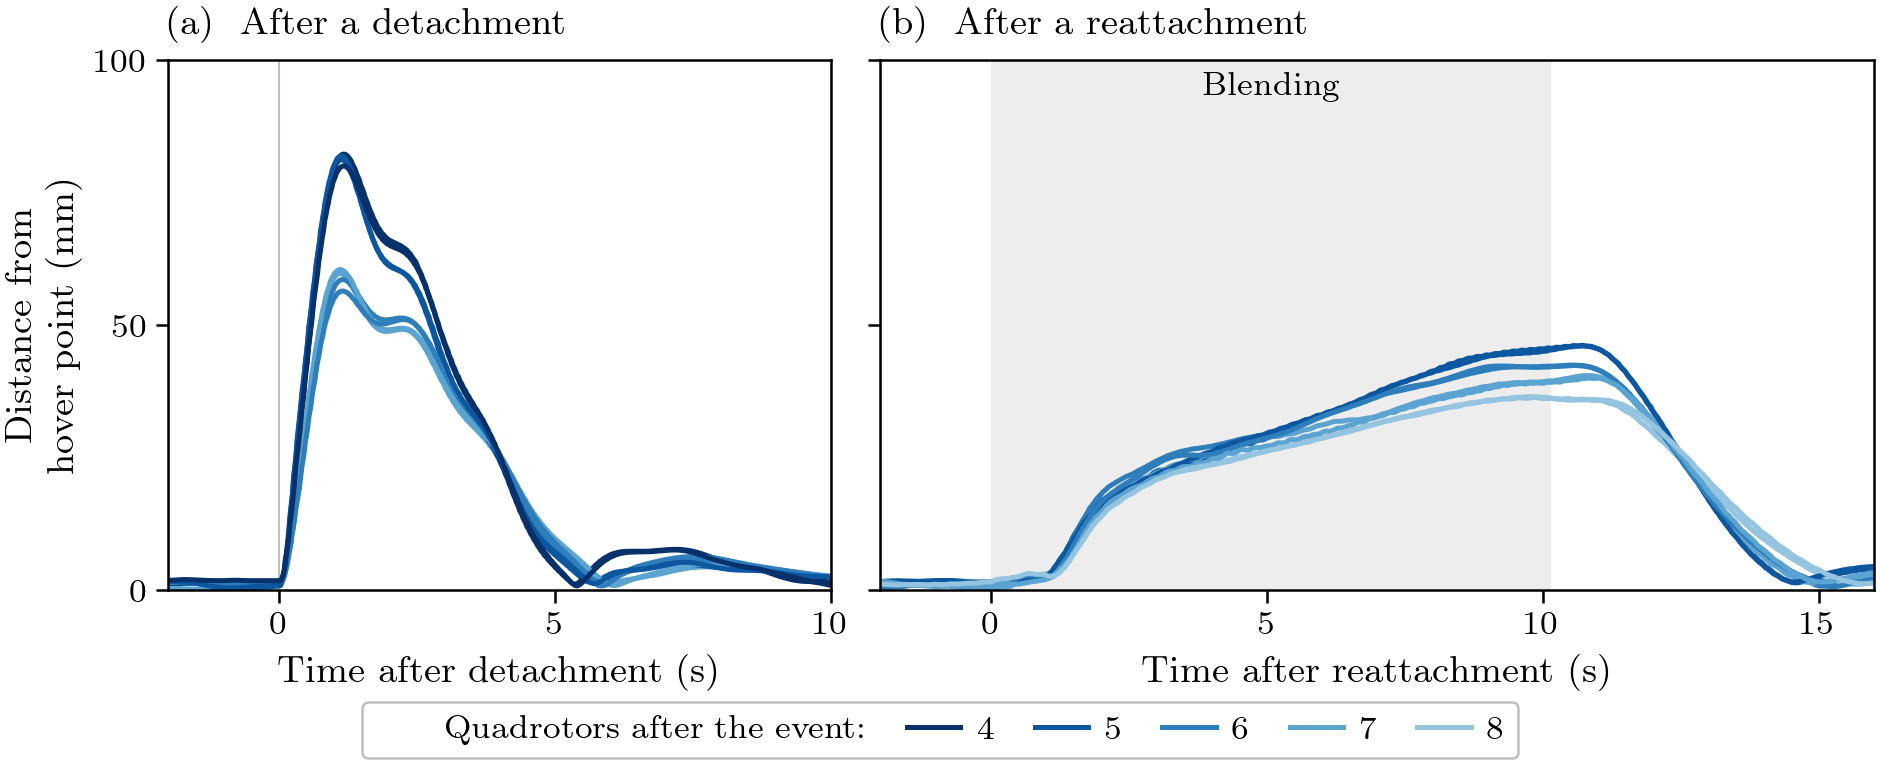

This chart was generated by the following Python code:
#!/usr/bin/env python3
"""5 Nov copy of review_2026-10-30/fig_s8_events.py: the thesis' words in the figure (quadrotors, rejoin, distance from the hover point).

S claim: how far each release and each rejoin moves the ring, at every team size (the chain of fig_s8_chain).

Message: the fewer carriers share the ring, the further one event moves it: a release moves it about 6 cm with eight or
seven carrying and about 8 cm with six or five, a rejoin's fold-in 4.6 cm into five down to 3.7 cm into eight, and the
ring is back within a few millimetres about 5 s after a release and 4 s after a fold-in ends.
Hero: the ring's distance from its hover point (run.csv, as recorded), (a) aligned at each RELEASE, (b) at each
REJOIN_WELD, with the fold-in (REJOIN_WELD to REJOIN_BLEND_OVER, events.csv) shaded. One time scale for both panels.
Shade: the team size after the event (darker = fewer). Both runs of the cell drawn (they overlay within 3 mm).
Left out: the tilt (fig_s8_chain (b); its settled value follows the layout's symmetry, not the team size), the
approach before each weld (the ring does not move), the bars.
Data: R2766, R2767 (s8_chain4back_R50_L100_it5, lab batch 18, week7 63b504f, 5 SQP iterations, ema).
"""
import os
import sys

import numpy as np

sys.path.insert(0, os.path.join(os.path.dirname(os.path.abspath(__file__)), '..', 'review_2026-10-30'))
sys.path.insert(0, os.path.dirname(os.path.abspath(__file__)))     # this folder's fig_s8_chain first
from review30_style import S, TEXT  # noqa: E402
S.HERE = os.path.dirname(os.path.abspath(__file__))     # save beside this 5 Nov copy
from fig_s8_chain import load  # noqa: E402

RUNS = ('R3972', 'R3973')     # 7 Nov: the final chain on the earlier masses (F065/F066)
WIN = {'RELEASE': (-2.0, 10.0), 'REJOIN_WELD': (-2.0, 16.0)}


def shade(n_after):
    """Team size after the event, 4 (dark) to 8 (light), in the figure's blue (range widened: critic 30 Oct)."""
    return S.plt.cm.Blues(1.0 - 0.15 * (n_after - 4))


def traces(r, kind):
    t, err, tn, n = r['t'], 1e3 * r['err'], r['tn'], r['n']
    lo, hi = WIN[kind]
    out = []
    for te in (te for te, name, _ in r['ev'] if name == kind):
        w = (t >= te + lo) & (t <= te + hi)
        after = n[(tn > te + 0.05) & (tn < te + 2.0)]
        # a rejoin's planner grows on the weld's tick: its size after is the first new value logged
        n_after = int(after[after != n[tn < te][-1]][0]) if (after != n[tn < te][-1]).any() else int(n[tn < te][-1])
        out.append((te, n_after, t[w] - te, err[w]))
    return out


def main():
    runs = [load(rid) for rid in RUNS]
    S.setup()
    fig = S.figure('full', 2.55)        # 2.3 in of panels plus the legend below
    spans = [WIN[k][1] - WIN[k][0] for k in WIN]
    gs = fig.add_gridspec(1, 2, width_ratios=spans)
    ax_r = fig.add_subplot(gs[0])
    ax_f = fig.add_subplot(gs[1], sharey=ax_r)

    peaks = {}
    for r in runs:
        for ax, kind in ((ax_r, 'RELEASE'), (ax_f, 'REJOIN_WELD')):
            for te, n_after, tt, e in traces(r, kind):
                ax.plot(tt, e, color=shade(n_after), lw=S.LW_HERO, solid_capstyle='round')
                k = int(np.argmax(e))
                peaks.setdefault((kind, n_after), []).append((float(e[k]), float(tt[k])))
                # back within 5 mm: the first sample after the peak (and, for a fold-in, after the blend) under 5 mm
                after = (np.arange(e.size) > k) & (e < 5.0)
                tb = float(tt[after][0]) if after.any() else float('nan')
                print(f'{kind:12s} n_after {n_after}: peak {e[k]:.1f} mm at {tt[k]:+.2f} s, back under 5 mm at {tb:+.2f} s')
    for (kind, n_after), v in sorted(peaks.items()):
        print(kind, n_after, 'peaks', [round(p, 1) for p, _ in v])

    ax_r.axvline(0, color=S.LIGHT, lw=0.5, zorder=0)
    over = np.mean([te_o - te_w for r in runs for te_w, te_o in
                    zip([te for te, nm, _ in r['ev'] if nm == 'REJOIN_WELD'],
                        [te for te, nm, _ in r['ev'] if nm == 'REJOIN_BLEND_OVER'])])
    ax_f.axvspan(0, over, color=S.FILL, lw=0, zorder=0)
    ax_f.annotate('Blending', xy=(over / 2, 1.0), xycoords=('data', 'axes fraction'), xytext=(0, -3),
                  textcoords='offset points', ha='center', va='top', fontsize=8, color=TEXT)

    # the key, below the panels (Wesley 30 Oct): the shade is the team size after the event
    from matplotlib.lines import Line2D
    sizes = sorted({n for _, n in peaks})
    keys = [Line2D([], [], ls='none')] + [Line2D([], [], color=shade(n), lw=S.LW_HERO) for n in sizes]
    S.ps.legend_below(fig, keys, ['Quadrotors after the event:'] + [str(n) for n in sizes], ncol=len(keys))

    ax_r.set_ylim(0, 100)
    ax_r.set_yticks([0, 50, 100])
    ax_r.set_ylabel('Distance from\nhover point (mm)')
    ax_r.set_xlim(*WIN['RELEASE'])
    ax_r.set_xticks([0, 5, 10])
    ax_r.set_xlabel('Time after detachment (s)')
    ax_f.set_xlim(*WIN['REJOIN_WELD'])
    ax_f.set_xticks([0, 5, 10, 15])
    ax_f.set_xlabel('Time after reattachment (s)')
    ax_f.tick_params(labelleft=False)
    S.panel(ax_r, 'a', 'After a detachment')
    S.panel(ax_f, 'b', 'After a reattachment')
    S.save(fig, 'fig_s8_events')


if __name__ == '__main__':
    main()
